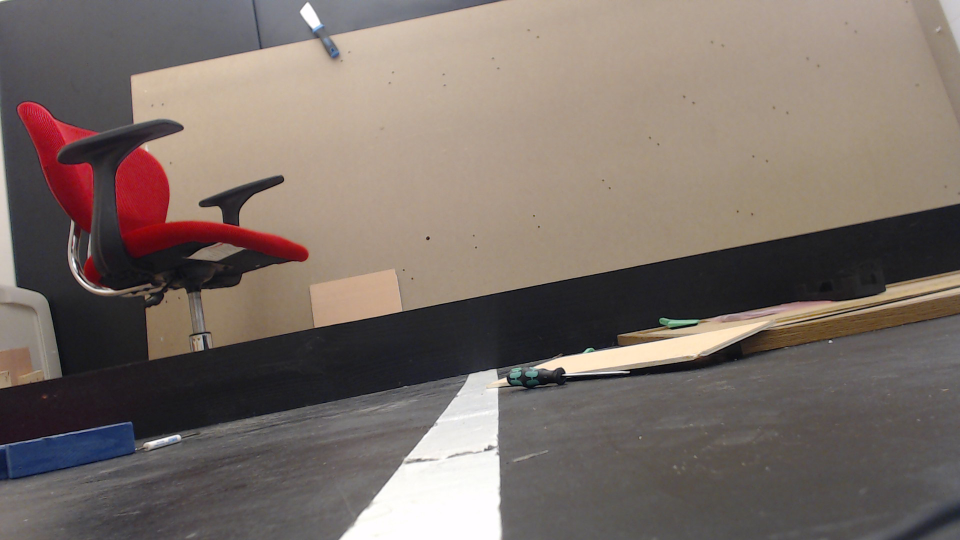
#> input picture bot/test_hardware/hd_cam.png, 1920 x 1080 px (shown at 1/2 size)
$ python -i targeting.py   (imports and definitions only)   (Python 2 division)
#> lines starting #> are read from the running program, lines starting #| are printed output that depends on the picture
"""Target_detect.py
Authored by Rahul Krishna. Updated 3-11-14.
Works with Micrsoft lifecam VX-5000.
Detects all squares in the image, returns pixel locations of square vertices.
Can open a window to display detected target; this is disabled by default.
"""
# TODO: Update documentation to better reflect overall function

import sys
import argparse
import numpy as np
import cv2
import cv

import bot.lib.lib as lib


# TODO: Remove these parameter definitions as they are already in cv2 or cv2.cv
# Define camera parameters
CV_CAP_PROP_POS_MSEC = 0
CV_CAP_PROP_POS_FRAMES = 1
CV_CAP_PROP_POS_AVI_RATIO = 2
CV_CAP_PROP_FRAME_WIDTH = 3
CV_CAP_PROP_FRAME_HEIGHT = 4
CV_CAP_PROP_FPS = 5
CV_CAP_PROP_POS_FOURCC = 6
CV_CAP_PROP_POS_FRAME_COUNT = 7
CV_CAP_PROP_BRIGHTNESS = 8
CV_CAP_PROP_CONTRAST = 9
CV_CAP_PROP_SATURATION = 10
CV_CAP_PROP_HUE = 11
CV_CAP_PROP_AUTO_EXPOSURE = 12

CV_CAPTURE_PROPERTIES = tuple({
    CV_CAP_PROP_POS_MSEC,
    CV_CAP_PROP_POS_FRAMES,
    CV_CAP_PROP_POS_AVI_RATIO,
    CV_CAP_PROP_FRAME_WIDTH,
    CV_CAP_PROP_FRAME_HEIGHT,
    CV_CAP_PROP_FPS,
    CV_CAP_PROP_POS_FOURCC,
    CV_CAP_PROP_POS_FRAME_COUNT,
    CV_CAP_PROP_BRIGHTNESS,
    CV_CAP_PROP_CONTRAST,
    CV_CAP_PROP_SATURATION,
    CV_CAP_PROP_HUE,
    CV_CAP_PROP_AUTO_EXPOSURE})

CV_CAPTURE_PROPERTIES_NAMES = [
    "CV_CAP_PROP_POS_MSEC",
    "CV_CAP_PROP_POS_FRAMES",
    "CV_CAP_PROP_POS_AVI_RATIO",
    "CV_CAP_PROP_FRAME_WIDTH",
    "CV_CAP_PROP_FRAME_HEIGHT",
    "CV_CAP_PROP_FPS",
    "CV_CAP_PROP_POS_FOURCC",
    "CV_CAP_PROP_POS_FRAME_COUNT",
    "CV_CAP_PROP_BRIGHTNESS",
    "CV_CAP_PROP_CONTRAST",
    "CV_CAP_PROP_SATURATION",
    "CV_CAP_PROP_HUE",
    "CV_CAP_PROP_AUTO_EXPOSURE"]


# [8 lines left out: function angle_cos, not called in this run]


class TargetLocator(object):
    """A visual target locator for IEEE SECon 2014 hardware comp."""

    default_device = 0  # device number (0 is first), or recorded video file
    default_width, default_height = (320, 240)  # default image size
    default_auto_exposure = 5.0  # NOTE: needs to be calibrated

    min_contour_area = 1000  # minimum pixel area contours to be considered

    def __init__(self, device=default_device):
        # * Load system configuration
        self.config = lib.get_config()

        # * Get and store logger object
        self.logger = lib.get_logger()

        # * Initialize members
        # ** Inpute device (will be set later in __init__)
        self.capture = None
        self.width = 0
        self.height = 0
        self.offset = np.float32([0.0, 0.0])
        self.auto_exposure = 1.0

        # ** Image processing
        self.imageIn = None  # input image
        self.res = None  # result/output image (TODO: use separate imageOut)
        self.squares = []  # list of squares found

        # *** Morphology kernel
        self.kernel_rect = cv2.getStructuringElement(cv2.MORPH_RECT, (3, 3))
        self.kernel_fat_cross = np.uint8([
            [0, 0, 1, 1, 1, 0, 0],
            [0, 0, 1, 1, 1, 0, 0],
            [1, 1, 1, 1, 1, 1, 1],
            [1, 1, 1, 1, 1, 1, 1],
            [1, 1, 1, 1, 1, 1, 1],
            [0, 0, 1, 1, 1, 0, 0],
            [0, 0, 1, 1, 1, 0, 0]])  # custom morph kernel: fat cross
        self.kernel_inv_cross = np.uint8([
            [1, 1, 1, 0, 1, 1, 1],
            [1, 1, 1, 0, 1, 1, 1],
            [1, 1, 1, 0, 1, 1, 1],
            [0, 0, 0, 0, 0, 0, 0],
            [1, 1, 1, 0, 1, 1, 1],
            [1, 1, 1, 0, 1, 1, 1],
            [1, 1, 1, 0, 1, 1, 1]])  # custom morph kernel: inverted cross

        self.kernel = self.kernel_inv_cross  # pick kernel that works best
        self.logger.debug("Morph. kernel: {}".format(self.kernel))

        # ** Misc
        self.do_cast_contours = (cv2.__version__ == "2.4.3")  # bug workaround
        self.refinement_skip_samples = 5  # no. of camera samples to skip
        self.refinement_num_samples = 10  # samples to process
        self.refinement_good_threshold = 5  # good sample count to accept

        # ** Final output
        self.location = None  # target location

        # Open default input device (camera)
        if self.open_device(device):
            self.logger.info("Opened device: {}".format(device))
        else:
            self.logger.error("Failed to open device: {}".format(device))

        # Set initial camera parameters (NOTE: may crash with recorded video)
        self.set_frame_size()  # use defaults
        self.set_auto_exposure()  # use defaults

    # [4 lines left out: function open_device, not called in this run]

    def close_device(self):
        self.capture = None
        # del self.capture  # NOTE: is this required?

    def get_frame_size(self):
        return self.width, self.height  # NOTE: query device?

    # [10 lines left out: function set_frame_size, not called in this run]

    def get_auto_exposure(self):
        return self.auto_exposure  # NOTE: query device?

    # [169 lines left out: functions set_auto_exposure, find_target_refined, find_target, _find_target_squares, find_squares, not called in this run]

    def display_input(self):
        if self.imageIn is not None:
            cv2.imshow("Input", self.imageIn)

    # [11 lines left out: function display_output, not called in this run]

    def clean_up(self):
        self.close_device()


# [34 lines left out: function runTargetLocator, not called in this run]


# [23 lines not run here, left out]

>>> import cv2
>>> picture = cv2.imread('../test_hardware/hd_cam.png', cv2.IMREAD_GRAYSCALE)
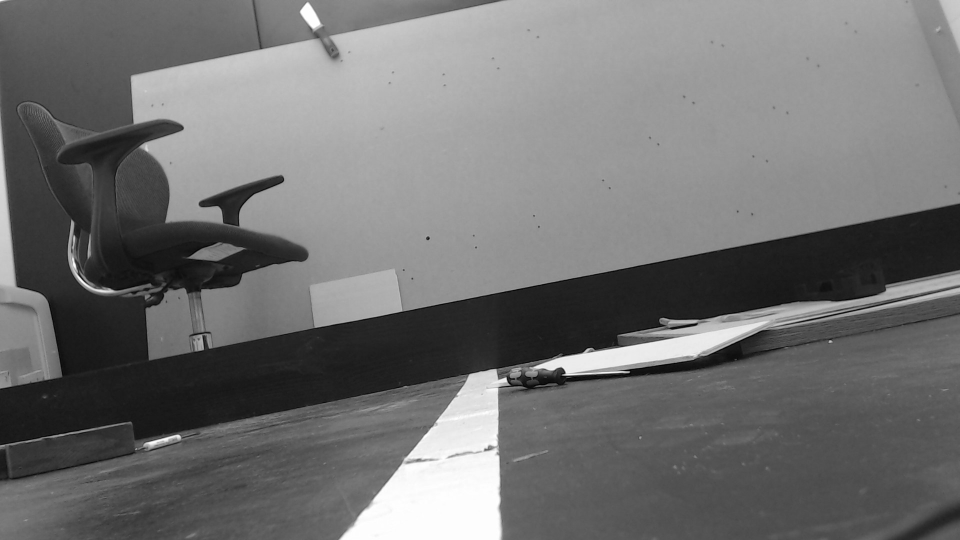
#> picture: shape (1080, 1920) (shown at 1/2 size); min 0, max 255, mean 113.1
>>> result = TargetLocator().find_squares(picture)
#> (the run stopped early here; a loop or call above may not have finished)
